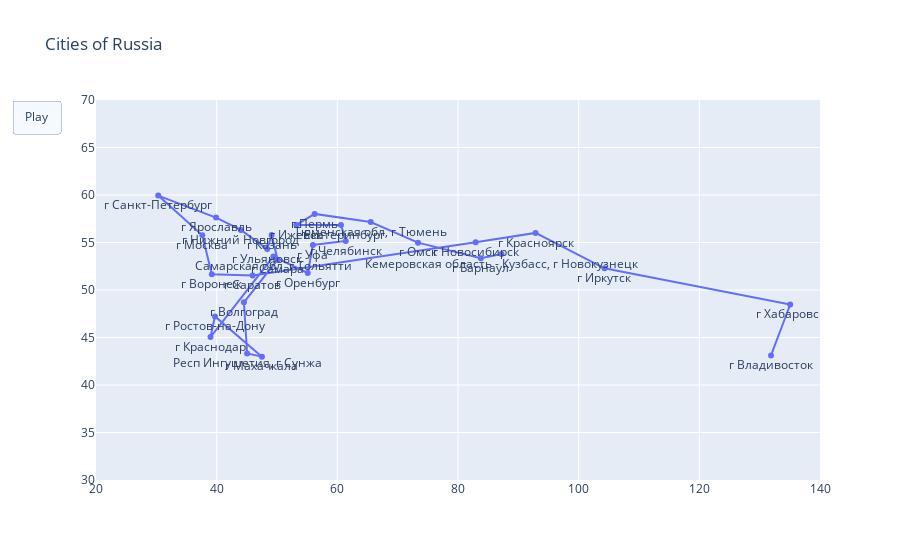

This figure's notebook cell:
### Code cell
fig = go.Figure(
    data=[go.Scatter(x=history_x[i], y=history_y[i], mode='lines+markers+text', text=history_names[i], textposition="bottom center")],
    layout=go.Layout(
        xaxis=dict(range=[20, 140], autorange=False),
        yaxis=dict(range=[30, 70], autorange=False),
        title="Cities of Russia",
        updatemenus=[dict(
            type="buttons",
            buttons=[dict(label="Play",
                          method="animate",
                          args=[None])])]
    ),
    frames=frames
)

fig.show()

### Figure 1 — Plotly figure (JSON) as saved in the notebook; plotly's stock layout.template omitted (floating-point values rounded to 4 significant figures)
{"data": [{"mode": "lines+markers+text", "text": ["г Владивосток", "г Хабаровск", "г Иркутск", "г Красноярск", "г Новосибирск", "г Саратов", "г Воронеж", "г Москва", "г Санкт-Петербург", "г Ярославль", "г Нижний Новгород", "г Ульяновск", "г Казань", "г Самара", "г Волгоград", "Респ Ингушетия, г Сунжа", "г Махачкала", "г Ростов-на-Дону", "г Краснодар", "Самарская обл, г Тольятти", "г Оренбург", "г Уфа", "г Челябинск", "г Екатеринбург", "г Ижевск", "г Пермь", "Тюменская обл, г Тюмень", "г Омск", "г Барнаул", "Кемеровская область - Кузбасс, г Новокузнецк"], "textposition": "bottom center", "type": "scatter", "x": [131.9, 135.1, 104.3, 92.85, 82.92, 45.95, 39.2, 37.62, 30.32, 39.9, 44.01, 48.37, 49.11, 50.11, 44.52, 45.05, 47.5, 39.72, 38.98, 49.39, 55.1, 55.96, 61.4, 60.61, 53.21, 56.23, 65.53, 73.37, 83.78, 87.21], "y": [43.12, 48.46, 52.29, 56.01, 55.03, 51.53, 51.66, 55.75, 59.94, 57.62, 56.32, 54.31, 55.79, 53.2, 48.71, 43.32, 42.98, 47.22, 45.04, 53.52, 51.79, 54.73, 55.16, 56.84, 56.85, 58.01, 57.15, 54.98, 53.35, 53.79]}], "layout": {"title": {"text": "Cities of Russia"}, "updatemenus": [{"buttons": [{"args": [null], "label": "Play", "method": "animate"}], "type": "buttons"}], "xaxis": {"autorange": false, "range": [20, 140]}, "yaxis": {"autorange": false, "range": [30, 70]}}}
